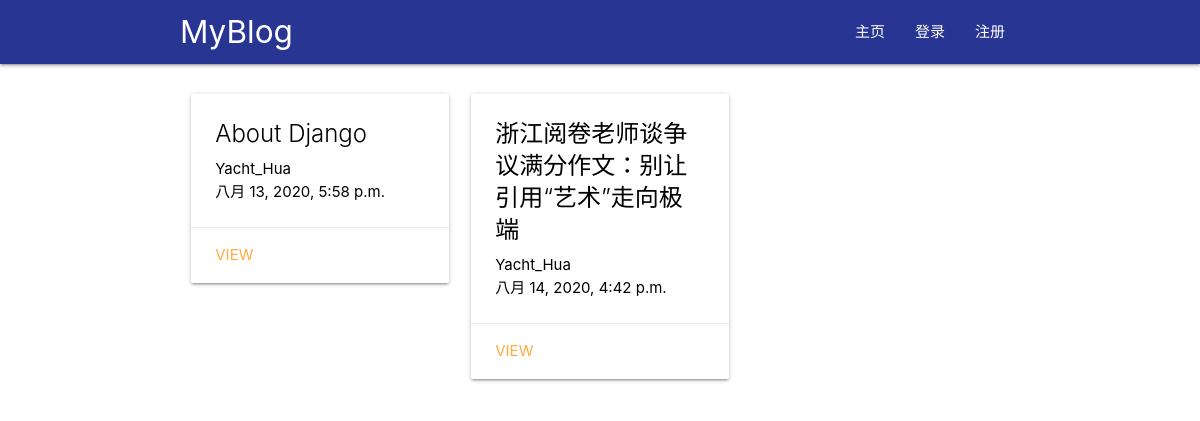
Before: / with the older database file.
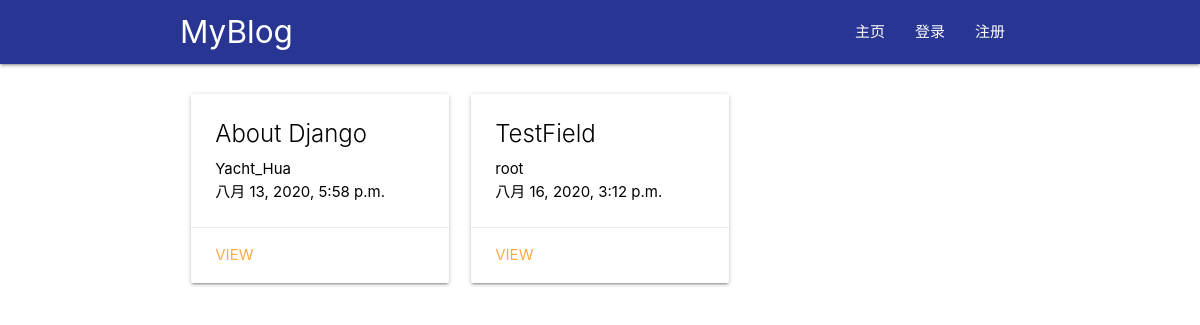
After: the same page with the newer database file.
### main/models.py (models this page shows, shortened)
class myBlog(models.Model):
	myBlog_title = models.CharField(max_length=50)
	myBlog_author = models.ForeignKey(User, on_delete=models.CASCADE)
	myBlog_datetime = models.DateTimeField('Date Published')
	myBlog_content = RichTextField()

### main/views.py (the view)
# urls.py: path('', views.homepage, name="homepage"),
def homepage(request):
	return render(request = request,
				  template_name = "main/home.html",
				  context = {"myBlogs":myBlog.objects.all})

### main/templates/main/home.html
{% extends "main/header.html" %}
{% block content %}
	<div class="row">
		{% for blog in myBlogs %}
		    <div class="col s12 m4">
		      <div class="card hoverable">
		        <div class="card-content black-text">
		          <span class="card-title">{{blog.myBlog_title}}</span>
		          <p>{{blog.myBlog_author}}</p>
		          <p>{{blog.myBlog_datetime}}</p>
		        </div>
		        <div class="card-action">
		          <a href="/{{blog.id}}">view</a>
		        </div>
		      </div>
		    </div>
		{% endfor %}
	</div>
{% endblock%}

### main/templates/main/header.html (shortened to what this page needs)
<head>
    {% load static %}
    <link href="{% static 'main/css/materialize.css' %}" rel="stylesheet">
</head>
<body>
  {% include "main/includes/navbar.html" %}
  <div class="container">
  	<br>
	{% block content %}
	{% endblock%}
  </div>

### main/templates/main/includes/navbar.html
<nav class="indigo darken-3">
    <div class="nav-wrapper container">
      <a id="logo-container" href="/" class="brand-logo">MyBlog</a>
      <ul id="nav-mobile" class="right hide-on-med-and-down">
        <li><a href="/">主页</a></li>
        {% if user.is_authenticated %}
        	<li><a href="/admin/main/myblog">{{user.username}}</a></li>
          <li><a href="/edit">创作</a></li>
        	<li><a href="/logout">退出登录</a></li>
        {% else %}
        	<li><a href="/login">登录</a></li>
        	<li><a href="/register">注册</a></li>
        {% endif %}
      </ul>
    </div>
</nav>

Changed rows visible on the page:
removed myBlog: myBlog_title "浙江阅卷老师谈争议满分作文：别让引用“艺术”走向极端", myBlog_author "Yacht_Hua", myBlog_datetime "八月 14, 2020, 4:42 p.m."
added myBlog: myBlog_title "TestField", myBlog_author "root", myBlog_datetime "八月 16, 2020, 3:12 p.m."
